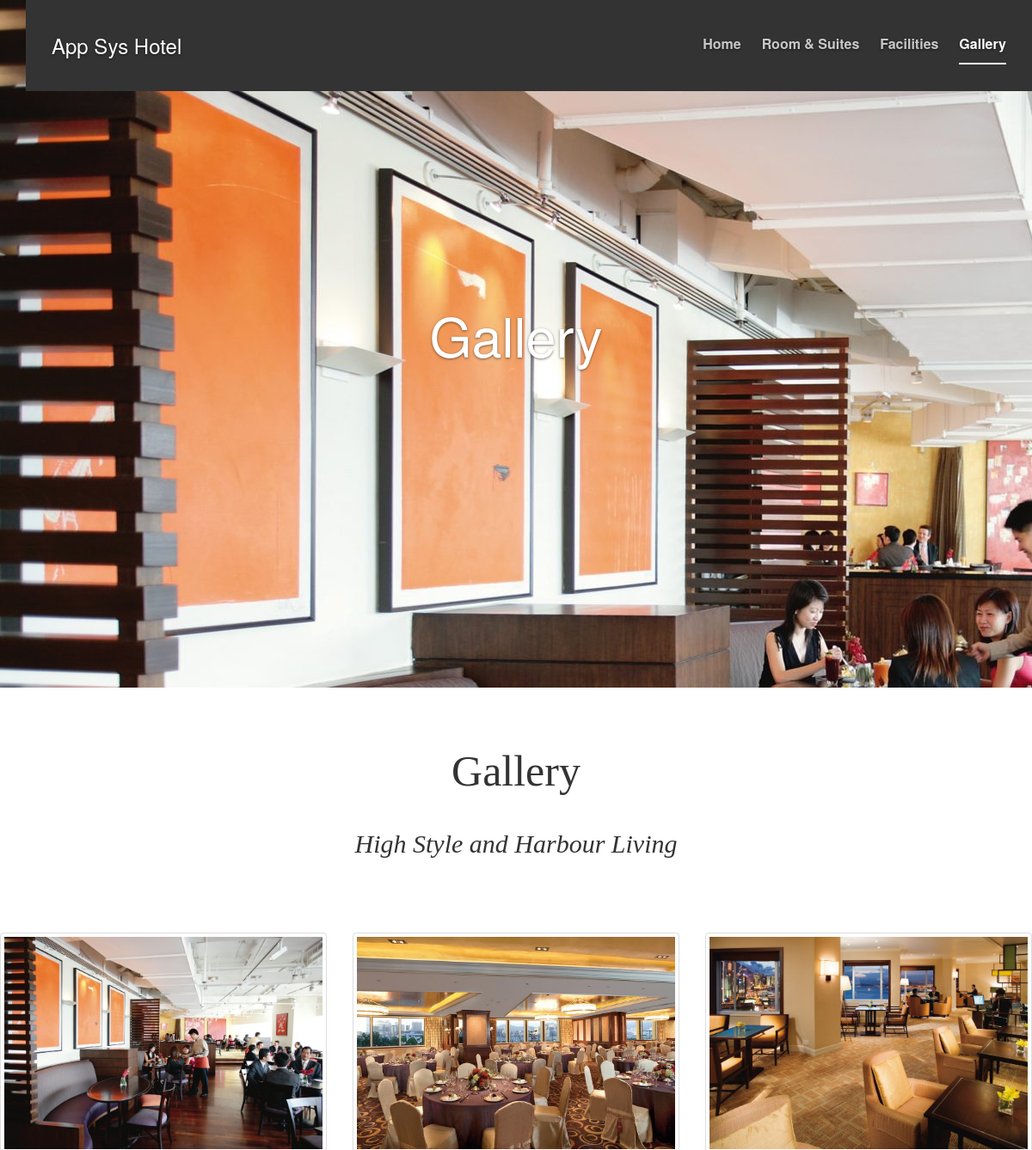
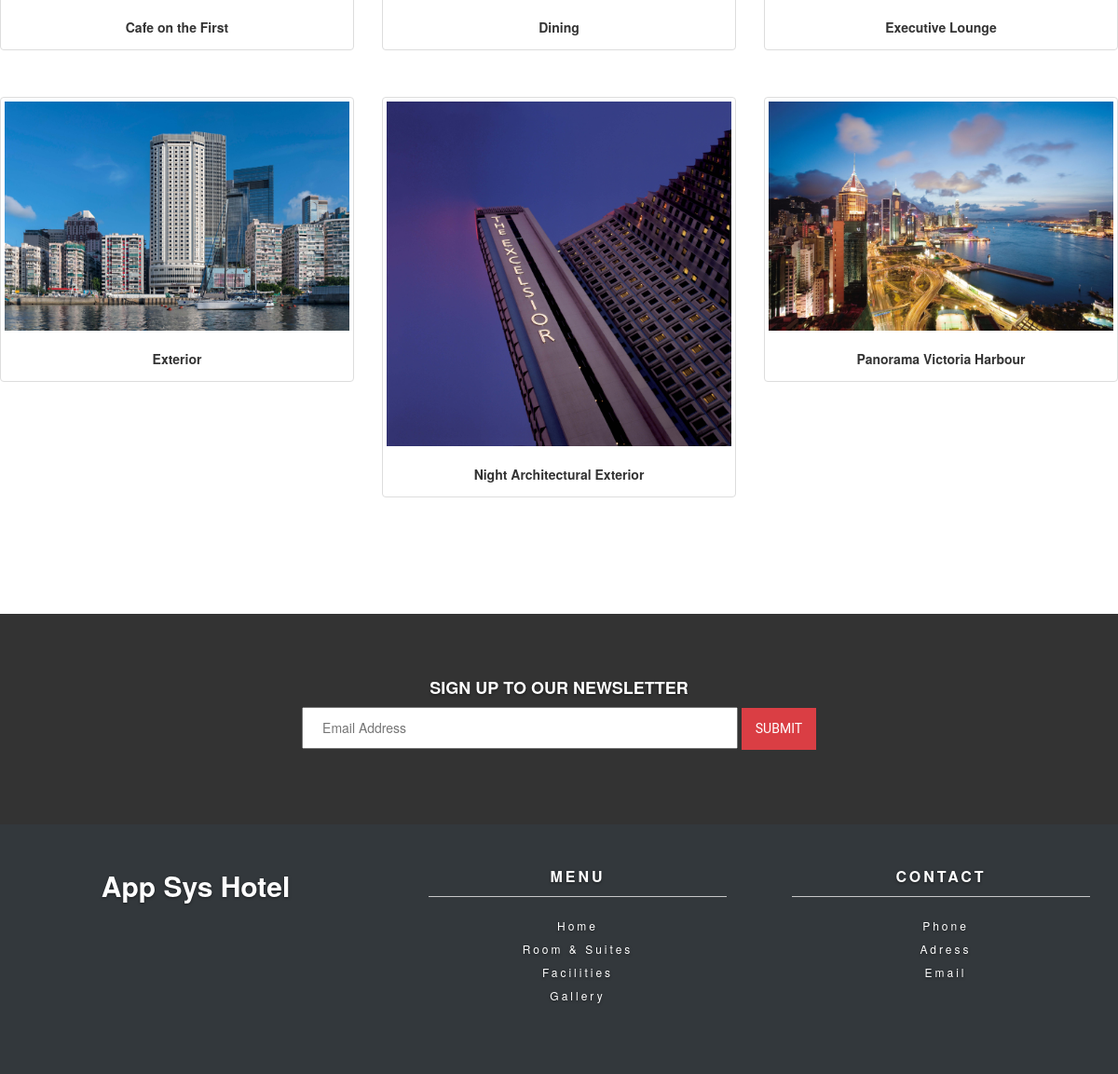
/gallery.php (signed in), run on the app's committed database (2 pictures, top to bottom).
### tables this page shows
CREATE TABLE `home` (
  `home_id` int(11) NOT NULL,
  `hotel_name` varchar(50) NOT NULL,
  `hotel_description` varchar(255) NOT NULL,
  `home_bg` varchar(255) NOT NULL
);

CREATE TABLE `gallery` (
  `gal_id` int(11) NOT NULL,
  `gal_img` varchar(50) NOT NULL,
  `gal_caption` varchar(50) NOT NULL
);

### include/getHotelName.php (called while the page is built, shortened)
<?php
 include('include/config.php');
 $sql = "SELECT * FROM home WHERE home_id = ?";
 if($stmt = mysqli_prepare($link, $sql)){
     mysqli_stmt_bind_param($stmt, "i", $param_id);
     if(mysqli_stmt_execute($stmt)){
         $result = mysqli_stmt_get_result($stmt);
         if(mysqli_num_rows($result) == 1){
             $row = mysqli_fetch_array($result, MYSQLI_ASSOC);
             $name = $row["hotel_name"];
         } else{
           header("location: error.php");
           exit();
         }
     } else{
         echo "Oops! Something went wrong. Please try again later.";
     }
 }
 ?>

### gallery.php (the view, shortened to what this page needs)
<?php
  require_once 'include/getHotelName.php';
 ?>
<!doctype html>
<html lang="en">
  <head>
    <link href="css/bootstrap.min.css" rel="stylesheet">
    <link href="css/cover.css" rel="stylesheet">
    <link href="css/footer.css" rel="stylesheet">
    <link href="css/equal.css" rel="stylesheet">
  <body>
    <div class="site-wrapper">
     <div class="site-wrapper-inner">
       <div class="container">
         <div class="masthead clearfix">
           <div class="container inner" style="background-color: #333; z-index: 1">
             <h3 class="masthead-brand"><a href="index.php"><?php echo $name; ?></a></h3>
             <nav>
               <ul class="nav masthead-nav">
                 <li><a href="index.php">Home</a></li>
                 <li><a href="rooms.php">Room & Suites</a></li>
                 <li><a href="facilities.php">Facilities</a></li>
                 <li class="active"><a href="gallery.php">Gallery</a></li>
               </ul>
             </nav>
           </div>
         </div>
         <main role="main">
           <section class="jumbotron text-center">
        <div class="container">
          <h1 class="jumbotron-heading" style="color: white">Gallery</h1>
          </div>
      </section>
    </main>
       </div>
     </div>
   </div>
 <div id="portfolio" class="container-fluid text-center bg-grey">
   <div class="page-title">
   <h2>Gallery</h2><br>
   <h4><i>High Style and Harbour Living</i></h4>
 </div>
   <div class="row text-center slideanim">
     <div class="row row-eq-height">
     <?php
     $sql = "SELECT * FROM gallery ORDER BY gal_caption ASC";
     if($result = mysqli_query($link, $sql)){
         if(mysqli_num_rows($result) > 0) {
           while($row = mysqli_fetch_array($result)){
             echo "<div class='col-sm-4'>";
               echo "<div class='thumbnail'>";
                 echo "<img src='uploads/". $row['gal_img'] ."' width='400' height='300'><br>";
                 echo "<p><strong>". $row['gal_caption'] ."</strong></p>";
               echo "</div>";
               echo "</div>";
             }
           }
         }
        ?>
     </div>
   </div>
 </div>
       <?php include 'include/footer.php'; ?>
  </body>
</html>

### include/footer.php
<div class="search-text">
   <div class="container">
     <div class="row text-center">
       <div class="form">
           <h4>SIGN UP TO OUR NEWSLETTER</h4>
            <form id="search-form" class="form-search form-horizontal">
                <input type="text" class="input-search" placeholder="Email Address">
                <button type="submit" class="btn-search">SUBMIT</button>
            </form>
        </div>
      </div>
   </div>
</div>
<footer>
 <div class="container">
   <div class="row">
            <div class="col-md-4 col-sm-6 col-xs-12">
              <span class="logo"><?php echo $name; ?></span>
            </div>
            <div class="col-md-4 col-sm-6 col-xs-12">
                <ul class="menu">
                     <span>Menu</span>
                     <li>
                        <a href="index.php">Home</a>
                      </li>
                      <li>
                         <a href="rooms.php">Room & Suites</a>
                      </li>
                      <li>
                        <a href="facilities.php">Facilities</a>
                      </li>
                      <li>
                         <a href="gallery.php">Gallery</a>
                      </li>
                 </ul>
            </div>
            <div class="col-md-4 col-sm-6 col-xs-12">
              <ul class="adress">
                    <span>Contact</span>
                    <li>
                       <i class="fa fa-phone" aria-hidden="true"></i> <a href="#">Phone</a>
                    </li>
                    <li>
                       <i class="fa fa-map-marker" aria-hidden="true"></i> <a href="#">Adress</a>
                    </li>
                    <li>
                       <i class="fa fa-envelope" aria-hidden="true"></i> <a href="#">Email</a>
                    </li>
               </ul>
           </div>
       </div>
    </div>
</footer>

### css/cover.css (style rules this page uses)
a, a:focus, a:hover { color: #fff; }
html, body { height: 100%; background-color: #white; }
body { color: #333; text-align: center; text-shadow: 0 1px 3px rgba(0,0,0,.5); }
.site-wrapper { display: table; width: 100%; background-color: #333; height: 100%; }
.site-wrapper-inner { display: table-cell; vertical-align: top; }
.inner { padding: 30px; }
.masthead-brand { margin-top: 10px; margin-bottom: 10px; }
.masthead-nav > li { display: inline-block; }
.masthead-nav > li + li { margin-left: 20px; }
.masthead-nav > li > a { padding-right: 0; padding-left: 0; font-size: 16px; font-weight: bold; color: #fff; color: rgba(255,255,255,.75); border-bottom: 2px solid transparent; }
.masthead-nav > .active > a, .masthead-nav > .active > a:hover, .masthead-nav > .active > a:focus { color: #fff; border-bottom-color: #fff; }
@media (min-width: 768px) { .masthead-brand { float: left; } }
@media (min-width: 768px) { .masthead-nav { float: right; } }
@media (min-width: 768px) { .masthead { position: fixed; top: 0; } }
@media (min-width: 768px) { .site-wrapper-inner { vertical-align: middle; } }

### css/footer.css (style rules this page uses)
body { font-family: "Helvetica Neue",Helvetica,Arial,sans-serif; }
.search-text { margin-top:50px; background-color: #333; padding-top:60px; padding-bottom:60px; }
.search-text .input-search { height:45px; width:40%; padding-left:20px; color:#333; }
.search-text .btn-search { background: #da3e44; font-family:Roboto; border:none; color:#FFF; height: 45px; width: 80px; }
.search-text h4 { color: #FFF; font-weight: 700; }
footer { background-color: #33383c; padding:30px 0px; }
.logo { color:#FFF; font-weight:800; font-size:30px; }
.adress span , .menu span { color: #FFF; font-weight: 800; border-bottom: 1px solid #c7c7c7; padding-bottom: 10px; margin-bottom: 20px; display: block; text-transform: uppercase; font-size: 16px; letter-spacing: 3px; }
.adress li a , .menu li a { color:#FFF; letter-spacing: 3px; text-decoration:none; font-size:12px; }
.adress li, .menu li { margin-top: 5px; list-style: none; }

### css/equal.css (style rules this page uses)
.row-eq-height { display: -webkit-box; display: -webkit-flex; display: -ms-flexbox; display: flex; flex-wrap: wrap; }
.row { margin-bottom: 20px; }
[class*="col-"] { padding-top: 15px; padding-bottom: 15px; }

### gallery.php (style rules this page uses)
.site-wrapper { background-image: url("img/cafe.jpg"); background-repeat: no-repeat, repeat; }
.page-title { height: 200px; }
.page-title h2, .page-title h4 { font-family: "Didot W01 Roman",Didot,"Hoefler Text",Garamond,"Times New Roman",serif; text-shadow: none; }
.page-title h2 { font-size: 50px; margin-top: 70px; }
.page-title h4 { font-size: 30px; }
.thumbnail p { text-shadow: none; }

### data on the page
home: hotel_name "App Sys Hotel"
gallery: gal_img (picture), gal_caption "Cafe on the First"
gallery: gal_img (picture), gal_caption "Dining"
gallery: gal_img (picture), gal_caption "Executive Lounge"
gallery: gal_img (picture), gal_caption "Exterior"
gallery: gal_img (picture), gal_caption "Night Architectural Exterior"
gallery: gal_img (picture), gal_caption "Panorama Victoria Harbour"
